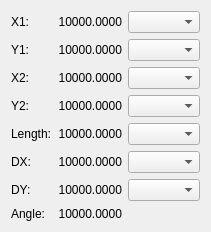
<ui version="4.0" >
 <class>MeasurementsBase</class>
 <widget class="QDialog" name="MeasurementsBase" >
  <property name="geometry" >
   <rect>
    <x>0</x>
    <y>0</y>
    <width>209</width>
    <height>228</height>
   </rect>
  </property>
  <property name="windowTitle" >
   <string>Distances</string>
  </property>
  <layout class="QGridLayout" >
   <item row="0" column="0" >
    <widget class="QLabel" name="x1Label" >
     <property name="text" >
      <string>X1:</string>
     </property>
    </widget>
   </item>
   <item row="0" column="1" >
    <widget class="QLabel" name="x1Data" >
     <property name="text" >
      <string>10000.0000</string>
     </property>
     <property name="alignment" >
      <set>Qt::AlignRight|Qt::AlignTrailing|Qt::AlignVCenter</set>
     </property>
    </widget>
   </item>
   <item row="0" column="2" >
    <widget class="QComboBox" name="unitSwitchX1" >
     <property name="sizePolicy" >
      <sizepolicy vsizetype="Fixed" hsizetype="Preferred" >
       <horstretch>0</horstretch>
       <verstretch>0</verstretch>
      </sizepolicy>
     </property>
     <property name="minimumContentsLength" >
      <number>3</number>
     </property>
     <property name="frame" >
      <bool>true</bool>
     </property>
    </widget>
   </item>
   <item row="1" column="0" >
    <widget class="QLabel" name="y1Label" >
     <property name="text" >
      <string>Y1:</string>
     </property>
    </widget>
   </item>
   <item row="1" column="1" >
    <widget class="QLabel" name="y1Data" >
     <property name="text" >
      <string>10000.0000</string>
     </property>
     <property name="alignment" >
      <set>Qt::AlignRight|Qt::AlignTrailing|Qt::AlignVCenter</set>
     </property>
    </widget>
   </item>
   <item row="1" column="2" >
    <widget class="QComboBox" name="unitSwitchY1" >
     <property name="sizePolicy" >
      <sizepolicy vsizetype="Fixed" hsizetype="Preferred" >
       <horstretch>0</horstretch>
       <verstretch>0</verstretch>
      </sizepolicy>
     </property>
     <property name="minimumContentsLength" >
      <number>0</number>
     </property>
    </widget>
   </item>
   <item row="2" column="0" >
    <widget class="QLabel" name="x2Label" >
     <property name="text" >
      <string>X2:</string>
     </property>
    </widget>
   </item>
   <item row="2" column="1" >
    <widget class="QLabel" name="x2Data" >
     <property name="text" >
      <string>10000.0000</string>
     </property>
     <property name="alignment" >
      <set>Qt::AlignRight|Qt::AlignTrailing|Qt::AlignVCenter</set>
     </property>
    </widget>
   </item>
   <item row="2" column="2" >
    <widget class="QComboBox" name="unitSwitchX2" >
     <property name="sizePolicy" >
      <sizepolicy vsizetype="Fixed" hsizetype="Preferred" >
       <horstretch>0</horstretch>
       <verstretch>0</verstretch>
      </sizepolicy>
     </property>
     <property name="minimumContentsLength" >
      <number>0</number>
     </property>
    </widget>
   </item>
   <item row="3" column="0" >
    <widget class="QLabel" name="y2Label" >
     <property name="text" >
      <string>Y2:</string>
     </property>
    </widget>
   </item>
   <item row="3" column="1" >
    <widget class="QLabel" name="y2Data" >
     <property name="text" >
      <string>10000.0000</string>
     </property>
     <property name="alignment" >
      <set>Qt::AlignRight|Qt::AlignTrailing|Qt::AlignVCenter</set>
     </property>
    </widget>
   </item>
   <item row="3" column="2" >
    <widget class="QComboBox" name="unitSwitchY2" >
     <property name="sizePolicy" >
      <sizepolicy vsizetype="Fixed" hsizetype="Preferred" >
       <horstretch>0</horstretch>
       <verstretch>0</verstretch>
      </sizepolicy>
     </property>
     <property name="minimumContentsLength" >
      <number>0</number>
     </property>
    </widget>
   </item>
   <item row="4" column="0" >
    <widget class="QLabel" name="lengthLabel" >
     <property name="text" >
      <string>Length:</string>
     </property>
    </widget>
   </item>
   <item row="4" column="1" >
    <widget class="QLabel" name="lengthData" >
     <property name="text" >
      <string>10000.0000</string>
     </property>
     <property name="alignment" >
      <set>Qt::AlignRight|Qt::AlignTrailing|Qt::AlignVCenter</set>
     </property>
    </widget>
   </item>
   <item row="4" column="2" >
    <widget class="QComboBox" name="unitSwitchLength" >
     <property name="sizePolicy" >
      <sizepolicy vsizetype="Fixed" hsizetype="Preferred" >
       <horstretch>0</horstretch>
       <verstretch>0</verstretch>
      </sizepolicy>
     </property>
     <property name="minimumContentsLength" >
      <number>0</number>
     </property>
    </widget>
   </item>
   <item row="5" column="0" >
    <widget class="QLabel" name="dxLabel" >
     <property name="text" >
      <string>DX:</string>
     </property>
    </widget>
   </item>
   <item row="5" column="1" >
    <widget class="QLabel" name="dXData" >
     <property name="text" >
      <string>10000.0000</string>
     </property>
     <property name="alignment" >
      <set>Qt::AlignRight|Qt::AlignTrailing|Qt::AlignVCenter</set>
     </property>
    </widget>
   </item>
   <item row="5" column="2" >
    <widget class="QComboBox" name="unitSwitchDX" >
     <property name="sizePolicy" >
      <sizepolicy vsizetype="Fixed" hsizetype="Preferred" >
       <horstretch>0</horstretch>
       <verstretch>0</verstretch>
      </sizepolicy>
     </property>
     <property name="minimumContentsLength" >
      <number>0</number>
     </property>
    </widget>
   </item>
   <item row="6" column="0" >
    <widget class="QLabel" name="dyLabel" >
     <property name="text" >
      <string>DY:</string>
     </property>
    </widget>
   </item>
   <item row="6" column="1" >
    <widget class="QLabel" name="dYData" >
     <property name="text" >
      <string>10000.0000</string>
     </property>
     <property name="alignment" >
      <set>Qt::AlignRight|Qt::AlignTrailing|Qt::AlignVCenter</set>
     </property>
    </widget>
   </item>
   <item row="6" column="2" >
    <widget class="QComboBox" name="unitSwitchDY" >
     <property name="sizePolicy" >
      <sizepolicy vsizetype="Fixed" hsizetype="Preferred" >
       <horstretch>0</horstretch>
       <verstretch>0</verstretch>
      </sizepolicy>
     </property>
     <property name="minimumContentsLength" >
      <number>0</number>
     </property>
    </widget>
   </item>
   <item row="7" column="0" >
    <widget class="QLabel" name="angleLabel" >
     <property name="text" >
      <string>Angle:</string>
     </property>
    </widget>
   </item>
   <item row="7" column="1" >
    <widget class="QLabel" name="angleData" >
     <property name="text" >
      <string>10000.0000</string>
     </property>
     <property name="alignment" >
      <set>Qt::AlignRight|Qt::AlignTrailing|Qt::AlignVCenter</set>
     </property>
    </widget>
   </item>
  </layout>
 </widget>
 <resources/>
 <connections/>
</ui>
